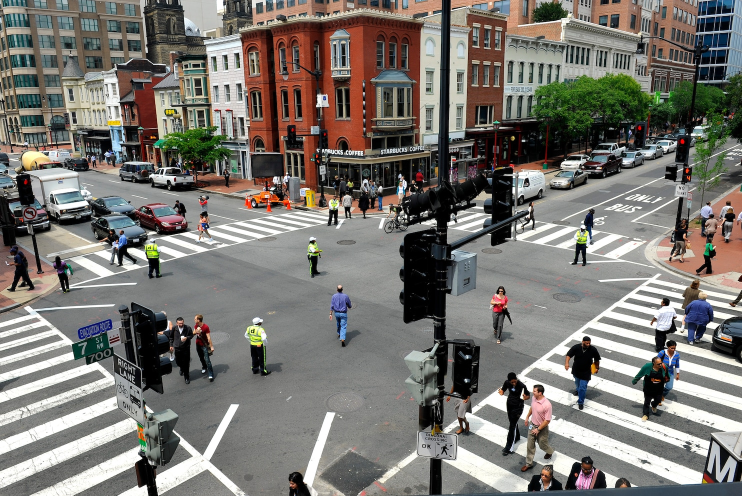
#> input picture image.png, 1484 x 992 px, given in place of the camera (shown at 1/2 size)
$ python get_colour.py image.png
#> lines starting #> are read from the running program, lines starting #| are printed output that depends on the picture; after the words box and inside, x2 and y2 are one past the last pixel; in counts of white or black regions, pixels touching at a corner belong together
import numpy as np
import cv2

cap = cv2.VideoCapture(0)

def empty(a):
    pass


def resize_final_img(x,y,*argv):
    images  = cv2.resize(argv[0], (x, y))
    for i in argv[1:]:
        resize = cv2.resize(i, (x, y))
        images = np.concatenate((images,resize),axis = 1)
    return images

cv2.namedWindow("HSV")
cv2.resizeWindow("HSV", 300, 300)
cv2.createTrackbar("HUE Min", "HSV", 0, 179, empty)
#> slider 'HUE Min' is set to 35
cv2.createTrackbar("HUE Max", "HSV", 179, 179, empty)
cv2.createTrackbar("SAT Min", "HSV", 0, 255, empty)
#> slider 'SAT Min' is set to 51
cv2.createTrackbar("SAT Max", "HSV", 255, 255, empty)
cv2.createTrackbar("VALUE Min", "HSV", 0, 255, empty)
#> slider 'VALUE Min' is set to 51
cv2.createTrackbar("VALUE Max", "HSV", 255, 255, empty)


cv2.resizeWindow('F', 700,600)


while True:
    ret, img = cap.read()
#> img is the input picture: shape (992, 1484, 3); mean B, G, R 113.3, 118.5, 121.7
    h_min = cv2.getTrackbarPos("HUE Min", "HSV")
    h_max = cv2.getTrackbarPos("HUE Max", "HSV")
    s_min = cv2.getTrackbarPos("SAT Min", "HSV")
    s_max = cv2.getTrackbarPos("SAT Max", "HSV")
    v_min = cv2.getTrackbarPos("VALUE Min", "HSV")
    v_max = cv2.getTrackbarPos("VALUE Max", "HSV")
    if not img is None:
        hsv_img = cv2.cvtColor(img,cv2.COLOR_BGR2HSV)
#> hsv_img: shape (992, 1484, 3); mean H, S, V 49.1, 49.7, 126.6

    lower = np.array([h_min, s_min, v_min])
    upper = np.array([h_max, s_max, v_max])
    mask = cv2.inRange(hsv_img, lower, upper)
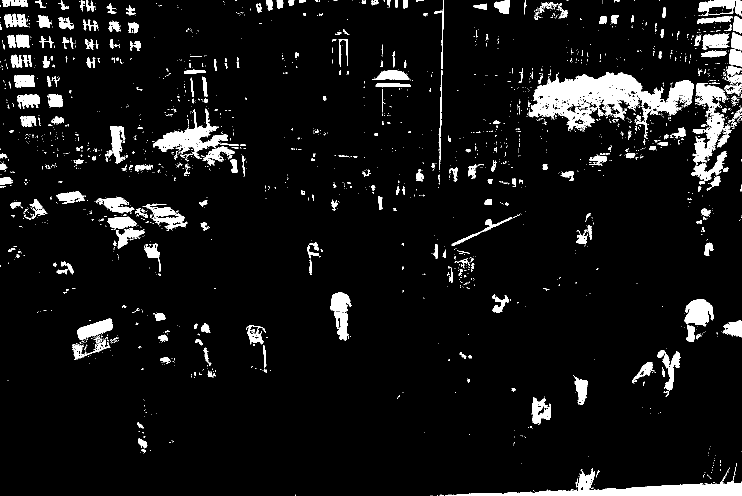
#> mask: shape (992, 1484) (shown at 1/2 size); 6.9% white; 2227 white regions (1918 under 20 px), largest, box (x1, y1, x2, y2) and area: (1057, 144, 1387, 260) 17122, (890, 935, 1484, 992) 9043, (1385, 166, 1459, 326) 4690
    kernel = np.ones((3,3),'uint8')


    d_img = cv2.morphologyEx(mask, cv2.MORPH_OPEN, kernel,iterations = 5)
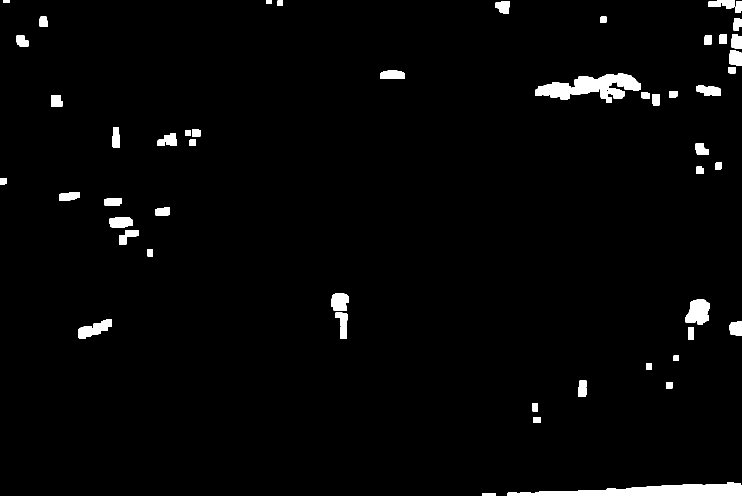
#> d_img: shape (992, 1484) (shown at 1/2 size); 2.4% white; 54 white regions, largest, box (x1, y1, x2, y2) and area: (1015, 964, 1484, 992) 7469, (1143, 147, 1282, 197) 4123, (1371, 599, 1420, 649) 1817

    final_img = resize_final_img(300,300, mask, d_img)
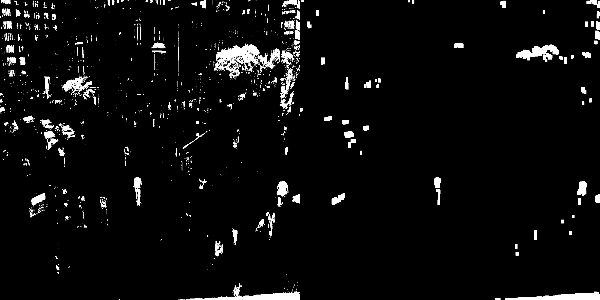
#> final_img: shape (300, 600); min 0, max 255, mean 11.8
    # final_img = np.concatenate((mask,d_img,e_img),axis =1)
    cv2.imshow('F',final_img)
    if cv2.waitKey(1) & 0xFF == ord('q'):
#> (key q is pressed here)
        break

cv2.destroyAllWindows()

$ run again, on s.png
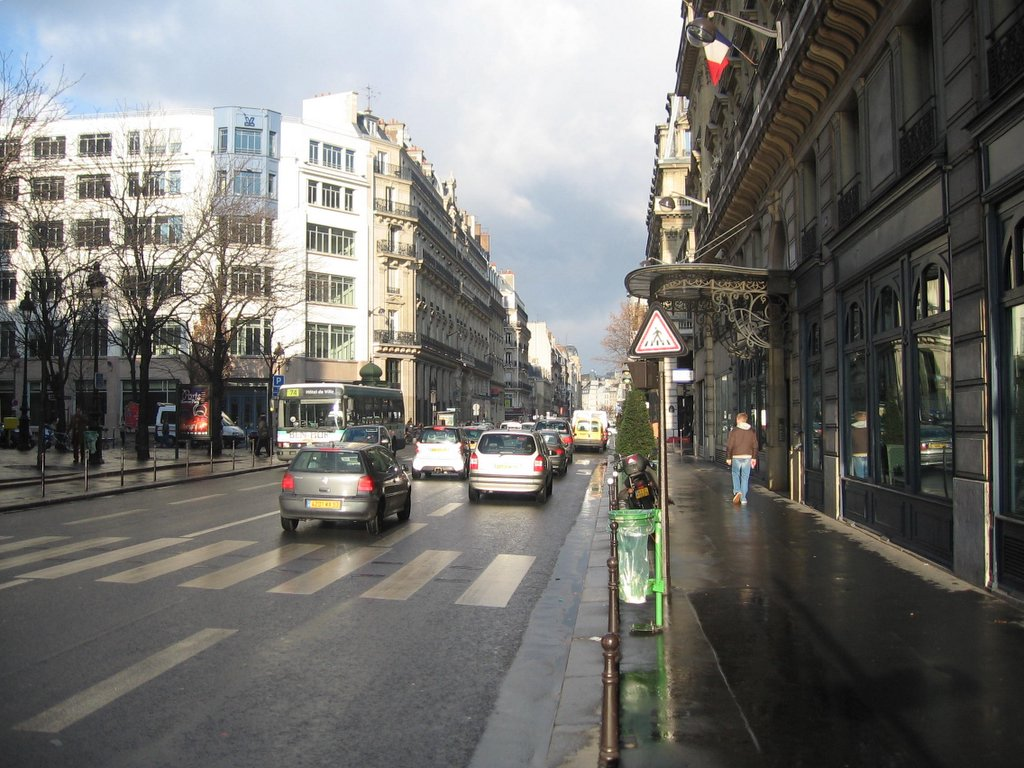
#> input picture s.png, 1024 x 768 px, given in place of the camera
#> img is the input picture: shape (768, 1024, 3); mean B, G, R 109.4, 113.1, 114
#> hsv_img: shape (768, 1024, 3); mean H, S, V 49.6, 29.2, 118.1
#> `mask = cv2.inRange(hsv_img, lower, upper)`:
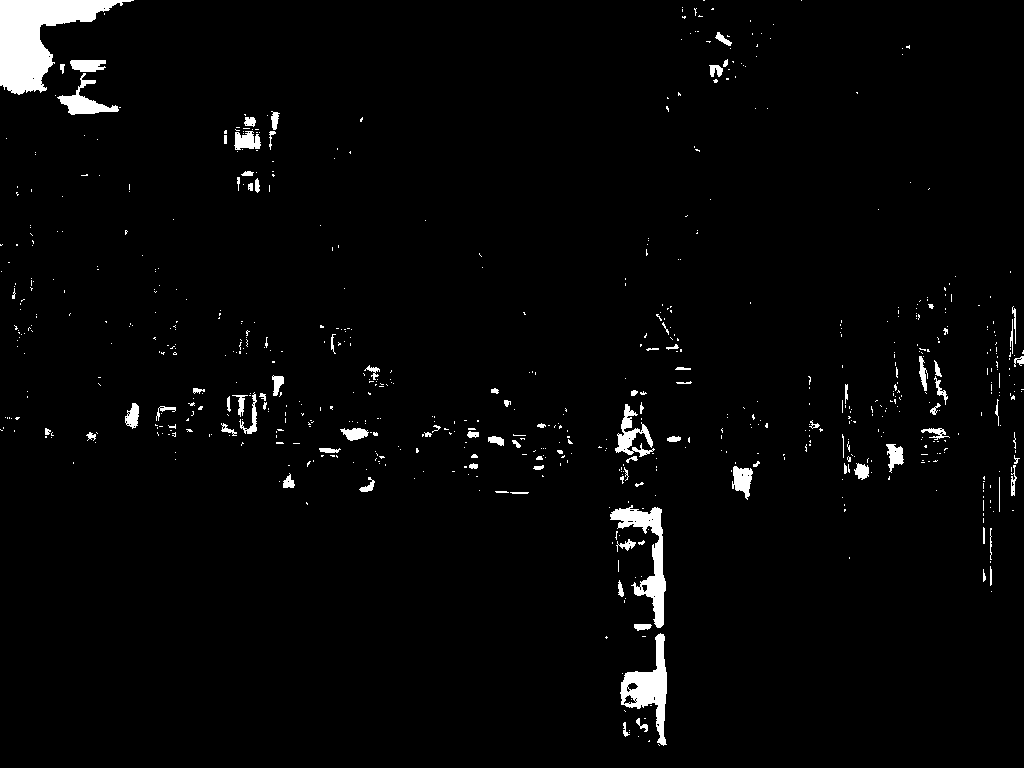
#> mask: shape (768, 1024); 2.5% white; 716 white regions (619 under 20 px), largest, box (x1, y1, x2, y2) and area: (0, 0, 134, 95) 5536, (610, 505, 666, 628) 2079, (620, 633, 667, 746) 2024
#> d_img: shape (768, 1024); 1% white; 10 white regions, largest, box (x1, y1, x2, y2) and area: (0, 0, 114, 93) 5312, (627, 670, 667, 705) 1090, (68, 96, 96, 114) 454
#> `final_img = resize_final_img(300,300, mask, d_img)`:
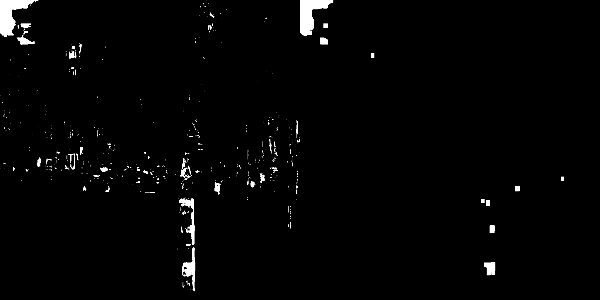
#> final_img: shape (300, 600); min 0, max 255, mean 4.5
